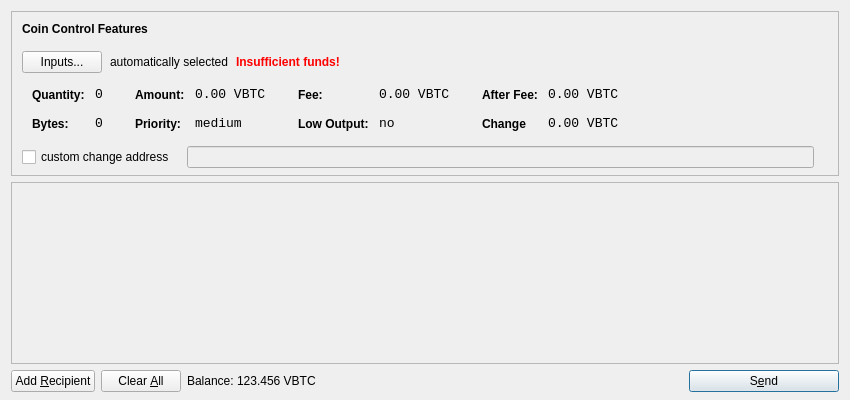
<?xml version="1.0" encoding="UTF-8"?>
<ui version="4.0">
 <class>SendCoinsDialog</class>
 <widget class="QDialog" name="SendCoinsDialog">
  <property name="geometry">
   <rect>
    <x>0</x>
    <y>0</y>
    <width>850</width>
    <height>400</height>
   </rect>
  </property>
  <property name="windowTitle">
   <string>Send Coins</string>
  </property>
  <property name="styleSheet">
   <string notr="true">background-image: url(:/images/gr);</string>
  </property>
  <layout class="QVBoxLayout" name="verticalLayout" stretch="0,1,0">
   <property name="bottomMargin">
    <number>8</number>
   </property>
   <item>
    <widget class="QFrame" name="frameCoinControl">
     <property name="sizePolicy">
      <sizepolicy hsizetype="Expanding" vsizetype="Expanding">
       <horstretch>0</horstretch>
       <verstretch>0</verstretch>
      </sizepolicy>
     </property>
     <property name="maximumSize">
      <size>
       <width>16777215</width>
       <height>16777215</height>
      </size>
     </property>
     <property name="frameShape">
      <enum>QFrame::StyledPanel</enum>
     </property>
     <property name="frameShadow">
      <enum>QFrame::Sunken</enum>
     </property>
     <layout class="QVBoxLayout" name="verticalLayoutCoinControl2">
      <property name="spacing">
       <number>6</number>
      </property>
      <property name="leftMargin">
       <number>0</number>
      </property>
      <property name="topMargin">
       <number>0</number>
      </property>
      <property name="rightMargin">
       <number>0</number>
      </property>
      <property name="bottomMargin">
       <number>6</number>
      </property>
      <item>
       <layout class="QVBoxLayout" name="verticalLayoutCoinControl" stretch="0,0,0,0,1">
        <property name="spacing">
         <number>0</number>
        </property>
        <property name="leftMargin">
         <number>10</number>
        </property>
        <property name="topMargin">
         <number>10</number>
        </property>
        <item>
         <layout class="QHBoxLayout" name="horizontalLayoutCoinControl1">
          <property name="bottomMargin">
           <number>15</number>
          </property>
          <item>
           <widget class="QLabel" name="labelCoinControlFeatures">
            <property name="sizePolicy">
             <sizepolicy hsizetype="Preferred" vsizetype="Maximum">
              <horstretch>0</horstretch>
              <verstretch>0</verstretch>
             </sizepolicy>
            </property>
            <property name="font">
             <font>
              <weight>75</weight>
              <bold>true</bold>
             </font>
            </property>
            <property name="styleSheet">
             <string notr="true">font-weight:bold;</string>
            </property>
            <property name="text">
             <string>Coin Control Features</string>
            </property>
           </widget>
          </item>
         </layout>
        </item>
        <item>
         <layout class="QHBoxLayout" name="horizontalLayoutCoinControl2" stretch="0,0,0,0">
          <property name="spacing">
           <number>8</number>
          </property>
          <property name="bottomMargin">
           <number>10</number>
          </property>
          <item>
           <widget class="QPushButton" name="pushButtonCoinControl">
            <property name="styleSheet">
             <string notr="true"/>
            </property>
            <property name="text">
             <string>Inputs...</string>
            </property>
           </widget>
          </item>
          <item>
           <widget class="QLabel" name="labelCoinControlAutomaticallySelected">
            <property name="text">
             <string>automatically selected</string>
            </property>
            <property name="margin">
             <number>5</number>
            </property>
           </widget>
          </item>
          <item>
           <widget class="QLabel" name="labelCoinControlInsuffFunds">
            <property name="font">
             <font>
              <weight>75</weight>
              <bold>true</bold>
             </font>
            </property>
            <property name="styleSheet">
             <string notr="true">color:red;font-weight:bold;</string>
            </property>
            <property name="text">
             <string>Insufficient funds!</string>
            </property>
            <property name="margin">
             <number>5</number>
            </property>
           </widget>
          </item>
          <item>
           <spacer name="horizontalSpacerCoinControl">
            <property name="orientation">
             <enum>Qt::Horizontal</enum>
            </property>
            <property name="sizeHint" stdset="0">
             <size>
              <width>40</width>
              <height>1</height>
             </size>
            </property>
           </spacer>
          </item>
         </layout>
        </item>
        <item>
         <widget class="QWidget" name="widgetCoinControl" native="true">
          <property name="sizePolicy">
           <sizepolicy hsizetype="Preferred" vsizetype="Preferred">
            <horstretch>0</horstretch>
            <verstretch>0</verstretch>
           </sizepolicy>
          </property>
          <property name="minimumSize">
           <size>
            <width>0</width>
            <height>0</height>
           </size>
          </property>
          <property name="styleSheet">
           <string notr="true"/>
          </property>
          <layout class="QHBoxLayout" name="horizontalLayoutCoinControl5">
           <property name="leftMargin">
            <number>0</number>
           </property>
           <property name="topMargin">
            <number>0</number>
           </property>
           <property name="rightMargin">
            <number>0</number>
           </property>
           <property name="bottomMargin">
            <number>0</number>
           </property>
           <item>
            <layout class="QHBoxLayout" name="horizontalLayoutCoinControl3" stretch="0,0,0,1">
             <property name="spacing">
              <number>20</number>
             </property>
             <property name="topMargin">
              <number>0</number>
             </property>
             <property name="bottomMargin">
              <number>10</number>
             </property>
             <item>
              <layout class="QFormLayout" name="formLayoutCoinControl1">
               <property name="horizontalSpacing">
                <number>10</number>
               </property>
               <property name="verticalSpacing">
                <number>14</number>
               </property>
               <property name="leftMargin">
                <number>10</number>
               </property>
               <property name="topMargin">
                <number>4</number>
               </property>
               <property name="rightMargin">
                <number>6</number>
               </property>
               <item row="0" column="0">
                <widget class="QLabel" name="labelCoinControlQuantityText">
                 <property name="styleSheet">
                  <string notr="true">font-weight:bold;</string>
                 </property>
                 <property name="text">
                  <string>Quantity:</string>
                 </property>
                 <property name="margin">
                  <number>0</number>
                 </property>
                </widget>
               </item>
               <item row="0" column="1">
                <widget class="QLabel" name="labelCoinControlQuantity">
                 <property name="font">
                  <font>
                   <family>Monospace</family>
                   <pointsize>10</pointsize>
                  </font>
                 </property>
                 <property name="cursor">
                  <cursorShape>IBeamCursor</cursorShape>
                 </property>
                 <property name="contextMenuPolicy">
                  <enum>Qt::ActionsContextMenu</enum>
                 </property>
                 <property name="text">
                  <string>0</string>
                 </property>
                 <property name="margin">
                  <number>0</number>
                 </property>
                 <property name="textInteractionFlags">
                  <set>Qt::LinksAccessibleByMouse|Qt::TextSelectableByKeyboard|Qt::TextSelectableByMouse</set>
                 </property>
                </widget>
               </item>
               <item row="1" column="0">
                <widget class="QLabel" name="labelCoinControlBytesText">
                 <property name="styleSheet">
                  <string notr="true">font-weight:bold;</string>
                 </property>
                 <property name="text">
                  <string>Bytes:</string>
                 </property>
                </widget>
               </item>
               <item row="1" column="1">
                <widget class="QLabel" name="labelCoinControlBytes">
                 <property name="font">
                  <font>
                   <family>Monospace</family>
                   <pointsize>10</pointsize>
                  </font>
                 </property>
                 <property name="cursor">
                  <cursorShape>IBeamCursor</cursorShape>
                 </property>
                 <property name="contextMenuPolicy">
                  <enum>Qt::ActionsContextMenu</enum>
                 </property>
                 <property name="text">
                  <string>0</string>
                 </property>
                 <property name="textInteractionFlags">
                  <set>Qt::LinksAccessibleByMouse|Qt::TextSelectableByKeyboard|Qt::TextSelectableByMouse</set>
                 </property>
                </widget>
               </item>
              </layout>
             </item>
             <item>
              <layout class="QFormLayout" name="formLayoutCoinControl2">
               <property name="horizontalSpacing">
                <number>10</number>
               </property>
               <property name="verticalSpacing">
                <number>14</number>
               </property>
               <property name="leftMargin">
                <number>6</number>
               </property>
               <property name="topMargin">
                <number>4</number>
               </property>
               <property name="rightMargin">
                <number>6</number>
               </property>
               <item row="0" column="0">
                <widget class="QLabel" name="labelCoinControlAmountText">
                 <property name="styleSheet">
                  <string notr="true">font-weight:bold;</string>
                 </property>
                 <property name="text">
                  <string>Amount:</string>
                 </property>
                 <property name="margin">
                  <number>0</number>
                 </property>
                </widget>
               </item>
               <item row="0" column="1">
                <widget class="QLabel" name="labelCoinControlAmount">
                 <property name="font">
                  <font>
                   <family>Monospace</family>
                   <pointsize>10</pointsize>
                  </font>
                 </property>
                 <property name="cursor">
                  <cursorShape>IBeamCursor</cursorShape>
                 </property>
                 <property name="contextMenuPolicy">
                  <enum>Qt::ActionsContextMenu</enum>
                 </property>
                 <property name="text">
                  <string>0.00 VBTC</string>
                 </property>
                 <property name="textInteractionFlags">
                  <set>Qt::LinksAccessibleByMouse|Qt::TextSelectableByKeyboard|Qt::TextSelectableByMouse</set>
                 </property>
                </widget>
               </item>
               <item row="1" column="0">
                <widget class="QLabel" name="labelCoinControlPriorityText">
                 <property name="styleSheet">
                  <string notr="true">font-weight:bold;</string>
                 </property>
                 <property name="text">
                  <string>Priority:</string>
                 </property>
                </widget>
               </item>
               <item row="1" column="1">
                <widget class="QLabel" name="labelCoinControlPriority">
                 <property name="font">
                  <font>
                   <family>Monospace</family>
                   <pointsize>10</pointsize>
                  </font>
                 </property>
                 <property name="cursor">
                  <cursorShape>IBeamCursor</cursorShape>
                 </property>
                 <property name="contextMenuPolicy">
                  <enum>Qt::ActionsContextMenu</enum>
                 </property>
                 <property name="text">
                  <string>medium</string>
                 </property>
                 <property name="textInteractionFlags">
                  <set>Qt::LinksAccessibleByMouse|Qt::TextSelectableByKeyboard|Qt::TextSelectableByMouse</set>
                 </property>
                </widget>
               </item>
              </layout>
             </item>
             <item>
              <layout class="QFormLayout" name="formLayoutCoinControl3">
               <property name="horizontalSpacing">
                <number>10</number>
               </property>
               <property name="verticalSpacing">
                <number>14</number>
               </property>
               <property name="leftMargin">
                <number>6</number>
               </property>
               <property name="topMargin">
                <number>4</number>
               </property>
               <property name="rightMargin">
                <number>6</number>
               </property>
               <item row="0" column="0">
                <widget class="QLabel" name="labelCoinControlFeeText">
                 <property name="styleSheet">
                  <string notr="true">font-weight:bold;</string>
                 </property>
                 <property name="text">
                  <string>Fee:</string>
                 </property>
                 <property name="margin">
                  <number>0</number>
                 </property>
                </widget>
               </item>
               <item row="0" column="1">
                <widget class="QLabel" name="labelCoinControlFee">
                 <property name="font">
                  <font>
                   <family>Monospace</family>
                   <pointsize>10</pointsize>
                  </font>
                 </property>
                 <property name="cursor">
                  <cursorShape>IBeamCursor</cursorShape>
                 </property>
                 <property name="contextMenuPolicy">
                  <enum>Qt::ActionsContextMenu</enum>
                 </property>
                 <property name="text">
                  <string>0.00 VBTC</string>
                 </property>
                 <property name="textInteractionFlags">
                  <set>Qt::LinksAccessibleByMouse|Qt::TextSelectableByKeyboard|Qt::TextSelectableByMouse</set>
                 </property>
                </widget>
               </item>
               <item row="1" column="0">
                <widget class="QLabel" name="labelCoinControlLowOutputText">
                 <property name="styleSheet">
                  <string notr="true">font-weight:bold;</string>
                 </property>
                 <property name="text">
                  <string>Low Output:</string>
                 </property>
                </widget>
               </item>
               <item row="1" column="1">
                <widget class="QLabel" name="labelCoinControlLowOutput">
                 <property name="font">
                  <font>
                   <family>Monospace</family>
                   <pointsize>10</pointsize>
                  </font>
                 </property>
                 <property name="cursor">
                  <cursorShape>IBeamCursor</cursorShape>
                 </property>
                 <property name="contextMenuPolicy">
                  <enum>Qt::ActionsContextMenu</enum>
                 </property>
                 <property name="text">
                  <string>no</string>
                 </property>
                 <property name="textInteractionFlags">
                  <set>Qt::LinksAccessibleByMouse|Qt::TextSelectableByKeyboard|Qt::TextSelectableByMouse</set>
                 </property>
                </widget>
               </item>
              </layout>
             </item>
             <item>
              <layout class="QFormLayout" name="formLayoutCoinControl4">
               <property name="horizontalSpacing">
                <number>10</number>
               </property>
               <property name="verticalSpacing">
                <number>14</number>
               </property>
               <property name="leftMargin">
                <number>6</number>
               </property>
               <property name="topMargin">
                <number>4</number>
               </property>
               <property name="rightMargin">
                <number>6</number>
               </property>
               <item row="0" column="0">
                <widget class="QLabel" name="labelCoinControlAfterFeeText">
                 <property name="styleSheet">
                  <string notr="true">font-weight:bold;</string>
                 </property>
                 <property name="text">
                  <string>After Fee:</string>
                 </property>
                 <property name="margin">
                  <number>0</number>
                 </property>
                </widget>
               </item>
               <item row="0" column="1">
                <widget class="QLabel" name="labelCoinControlAfterFee">
                 <property name="font">
                  <font>
                   <family>Monospace</family>
                   <pointsize>10</pointsize>
                  </font>
                 </property>
                 <property name="cursor">
                  <cursorShape>IBeamCursor</cursorShape>
                 </property>
                 <property name="contextMenuPolicy">
                  <enum>Qt::ActionsContextMenu</enum>
                 </property>
                 <property name="text">
                  <string>0.00 VBTC</string>
                 </property>
                 <property name="textInteractionFlags">
                  <set>Qt::LinksAccessibleByMouse|Qt::TextSelectableByKeyboard|Qt::TextSelectableByMouse</set>
                 </property>
                </widget>
               </item>
               <item row="1" column="0">
                <widget class="QLabel" name="labelCoinControlChangeText">
                 <property name="styleSheet">
                  <string notr="true">font-weight:bold;</string>
                 </property>
                 <property name="text">
                  <string>Change</string>
                 </property>
                </widget>
               </item>
               <item row="1" column="1">
                <widget class="QLabel" name="labelCoinControlChange">
                 <property name="font">
                  <font>
                   <family>Monospace</family>
                   <pointsize>10</pointsize>
                  </font>
                 </property>
                 <property name="cursor">
                  <cursorShape>IBeamCursor</cursorShape>
                 </property>
                 <property name="contextMenuPolicy">
                  <enum>Qt::ActionsContextMenu</enum>
                 </property>
                 <property name="text">
                  <string>0.00 VBTC</string>
                 </property>
                 <property name="textInteractionFlags">
                  <set>Qt::LinksAccessibleByMouse|Qt::TextSelectableByKeyboard|Qt::TextSelectableByMouse</set>
                 </property>
                </widget>
               </item>
              </layout>
             </item>
            </layout>
           </item>
          </layout>
         </widget>
        </item>
        <item>
         <layout class="QHBoxLayout" name="horizontalLayoutCoinControl4" stretch="0,0,0">
          <property name="spacing">
           <number>12</number>
          </property>
          <property name="sizeConstraint">
           <enum>QLayout::SetDefaultConstraint</enum>
          </property>
          <property name="topMargin">
           <number>5</number>
          </property>
          <property name="rightMargin">
           <number>5</number>
          </property>
          <item>
           <widget class="QCheckBox" name="checkBoxCoinControlChange">
            <property name="text">
             <string>custom change address</string>
            </property>
           </widget>
          </item>
          <item>
           <widget class="QLineEdit" name="lineEditCoinControlChange">
            <property name="enabled">
             <bool>false</bool>
            </property>
            <property name="sizePolicy">
             <sizepolicy hsizetype="Expanding" vsizetype="Fixed">
              <horstretch>0</horstretch>
              <verstretch>0</verstretch>
             </sizepolicy>
            </property>
           </widget>
          </item>
          <item>
           <widget class="QLabel" name="labelCoinControlChangeLabel">
            <property name="sizePolicy">
             <sizepolicy hsizetype="Preferred" vsizetype="Expanding">
              <horstretch>0</horstretch>
              <verstretch>0</verstretch>
             </sizepolicy>
            </property>
            <property name="minimumSize">
             <size>
              <width>0</width>
              <height>0</height>
             </size>
            </property>
            <property name="text">
             <string/>
            </property>
            <property name="margin">
             <number>3</number>
            </property>
           </widget>
          </item>
         </layout>
        </item>
        <item>
         <spacer name="verticalSpacerCoinControl">
          <property name="orientation">
           <enum>Qt::Vertical</enum>
          </property>
          <property name="sizeHint" stdset="0">
           <size>
            <width>800</width>
            <height>1</height>
           </size>
          </property>
         </spacer>
        </item>
       </layout>
      </item>
     </layout>
    </widget>
   </item>
   <item>
    <widget class="QScrollArea" name="scrollArea">
     <property name="widgetResizable">
      <bool>true</bool>
     </property>
     <widget class="QWidget" name="scrollAreaWidgetContents">
      <property name="geometry">
       <rect>
        <x>0</x>
        <y>0</y>
        <width>830</width>
        <height>172</height>
       </rect>
      </property>
      <layout class="QVBoxLayout" name="verticalLayout_2">
       <property name="leftMargin">
        <number>0</number>
       </property>
       <property name="topMargin">
        <number>0</number>
       </property>
       <property name="rightMargin">
        <number>0</number>
       </property>
       <property name="bottomMargin">
        <number>0</number>
       </property>
       <item>
        <layout class="QVBoxLayout" name="entries">
         <property name="spacing">
          <number>6</number>
         </property>
        </layout>
       </item>
       <item>
        <spacer name="verticalSpacer">
         <property name="orientation">
          <enum>Qt::Vertical</enum>
         </property>
         <property name="sizeHint" stdset="0">
          <size>
           <width>20</width>
           <height>40</height>
          </size>
         </property>
        </spacer>
       </item>
      </layout>
     </widget>
    </widget>
   </item>
   <item>
    <layout class="QHBoxLayout" name="horizontalLayout">
     <item>
      <widget class="QPushButton" name="addButton">
       <property name="toolTip">
        <string>Send to multiple recipients at once</string>
       </property>
       <property name="text">
        <string>Add &amp;Recipient</string>
       </property>
       <property name="icon">
        <iconset resource="../bitcoin.qrc">
         <normaloff>:/icons/add</normaloff>:/icons/add</iconset>
       </property>
       <property name="autoDefault">
        <bool>false</bool>
       </property>
      </widget>
     </item>
     <item>
      <widget class="QPushButton" name="clearButton">
       <property name="sizePolicy">
        <sizepolicy hsizetype="Minimum" vsizetype="Fixed">
         <horstretch>0</horstretch>
         <verstretch>0</verstretch>
        </sizepolicy>
       </property>
       <property name="toolTip">
        <string>Remove all transaction fields</string>
       </property>
       <property name="text">
        <string>Clear &amp;All</string>
       </property>
       <property name="icon">
        <iconset resource="../bitcoin.qrc">
         <normaloff>:/icons/remove</normaloff>:/icons/remove</iconset>
       </property>
       <property name="autoRepeatDelay">
        <number>300</number>
       </property>
       <property name="autoDefault">
        <bool>false</bool>
       </property>
      </widget>
     </item>
     <item>
      <layout class="QHBoxLayout" name="horizontalLayout_2">
       <property name="spacing">
        <number>3</number>
       </property>
       <item>
        <widget class="QLabel" name="label">
         <property name="sizePolicy">
          <sizepolicy hsizetype="Preferred" vsizetype="Fixed">
           <horstretch>0</horstretch>
           <verstretch>0</verstretch>
          </sizepolicy>
         </property>
         <property name="text">
          <string>Balance:</string>
         </property>
        </widget>
       </item>
       <item>
        <widget class="QLabel" name="labelBalance">
         <property name="sizePolicy">
          <sizepolicy hsizetype="Preferred" vsizetype="Fixed">
           <horstretch>0</horstretch>
           <verstretch>0</verstretch>
          </sizepolicy>
         </property>
         <property name="cursor">
          <cursorShape>IBeamCursor</cursorShape>
         </property>
         <property name="text">
          <string>123.456 VBTC</string>
         </property>
         <property name="textInteractionFlags">
          <set>Qt::LinksAccessibleByMouse|Qt::TextSelectableByKeyboard|Qt::TextSelectableByMouse</set>
         </property>
        </widget>
       </item>
      </layout>
     </item>
     <item>
      <spacer name="horizontalSpacer">
       <property name="orientation">
        <enum>Qt::Horizontal</enum>
       </property>
       <property name="sizeHint" stdset="0">
        <size>
         <width>40</width>
         <height>20</height>
        </size>
       </property>
      </spacer>
     </item>
     <item>
      <widget class="QPushButton" name="sendButton">
       <property name="minimumSize">
        <size>
         <width>150</width>
         <height>0</height>
        </size>
       </property>
       <property name="toolTip">
        <string>Confirm the send action</string>
       </property>
       <property name="text">
        <string>S&amp;end</string>
       </property>
       <property name="icon">
        <iconset resource="../bitcoin.qrc">
         <normaloff>:/icons/send</normaloff>:/icons/send</iconset>
       </property>
       <property name="default">
        <bool>true</bool>
       </property>
      </widget>
     </item>
    </layout>
   </item>
  </layout>
 </widget>
 <resources>
  <include location="../bitcoin.qrc"/>
 </resources>
 <connections/>
</ui>
